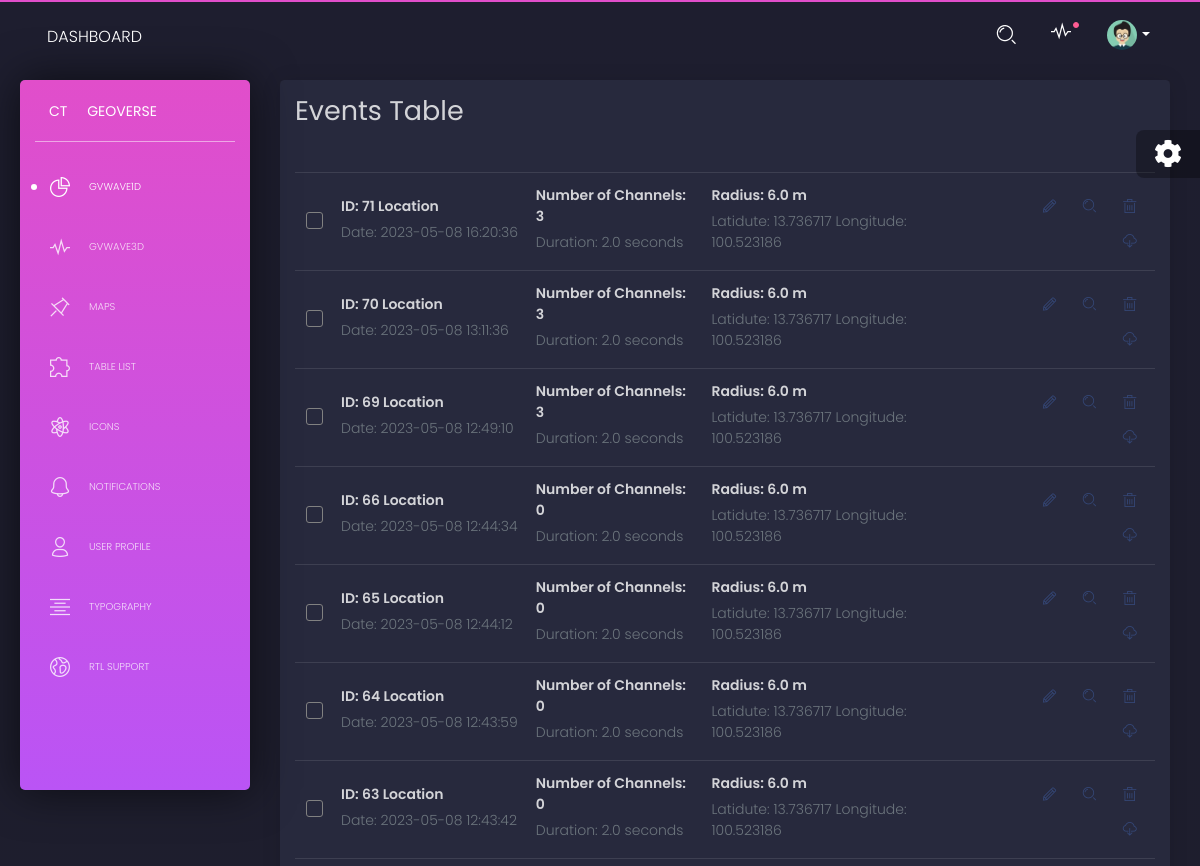
Page /tables.html (upper part) on the earlier database version.
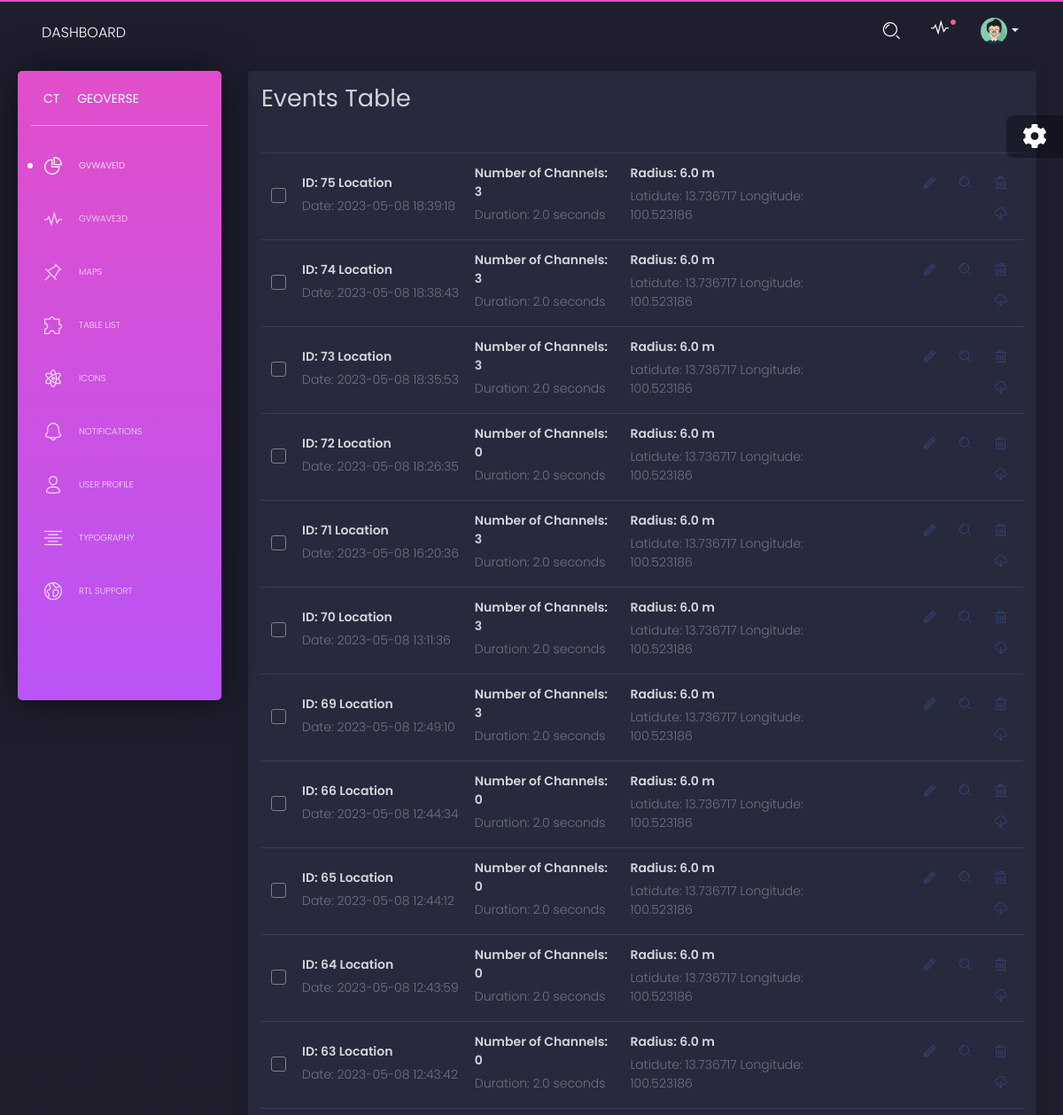
Same page on the later database version.
### tables this page shows
CREATE TABLE adc_data (
                   id INTEGER PRIMARY KEY AUTOINCREMENT,
                   timestamp TEXT,
                   num_channels INTEGER,
                   duration REAL,
                   radius REAL,
                   latitude REAL,
                   longitude REAL,
                   location TEXT);

### main.py (the view)
@app.route('/tables.html')
def adc_data():
    conn = sqlite3.connect(DATABASE)
    cur = conn.cursor()
    cur.execute("SELECT * FROM adc_data ORDER BY timestamp DESC")
    data = cur.fetchall()
    conn.close()
    return render_template('tables.html', data=data)

### templates/tables.html (shortened to what this page needs)
{% extends 'base.html' %}
{% block content %}
      <div class="content">
        <div class="row">
            <div class="col-md-12">
                <div class="card ">
                    <div class="card-header">
                        <h2>Events Table</h2>
                    </div>
                    <div class="card-body ">
                        <div class="table-full-width table-responsive">
                            <table class="table">
                                <tbody>
                                    {% for row in data %}
                                    <tr>
                                        <td>
                                            <div class="form-check">
                                            </div>
                                        </td>
                                        <td>
                                            <p class="title">ID: {{ row[0] }}  {{ row[7] }}</p>
                                            <p class="text-muted">Date: {{ row[1] }}</p>
                                        </td>
                                        <td>
                                            <p class="title">Number of Channels: {{ row[2] }}</p>
                                            <p class="text-muted">Duration: {{ row[3] }} seconds</p>
                                        </td>
                                        <td>
                                            <p class="title">Radius: {{ row[4] }} m</p>
                                            <p class="text-muted">Latidute: {{ row[5] }} Longitude: {{ row[6] }}</p>
                                        </td>
                                        <td class="td-actions text-right">
                                            <button type="button" rel="tooltip" title="" class="btn btn-link edit-icon" data-id="{{ row[0] }}" data-original-title="Edit Task">
                                              <i class="tim-icons icon-pencil"></i>
                                          </button>
                                          <button type="button" rel="tooltip" title="" class="btn btn-link zoom-split" data-id="{{ row[0] }}" data-original-title="View Details">
                                              <i class="tim-icons icon-zoom-split"></i>
                                          </button>
                                          <button type="button" rel="tooltip" title="" class="btn btn-link delete-event" data-original-title="Delete" data-id="{{ row[0] }}">
                                            <i class="tim-icons icon-trash-simple"></i>
                                        </button>
                                        <button type="button" rel="tooltip" title="" class="btn btn-link download-event" data-original-title="Download" data-id="{{ row[0] }}" onclick="downloadWaveformData({{ row[0] }});">
                                            <i class="tim-icons icon-cloud-download-93"></i>
                                        </button>
                                      </td>
                                    </tr>
                                    {% endfor %}
                                </tbody>
                            </table>
                        </div>
                    </div>
                </div>
            </div>
        </div>
    </div>
    {% endblock %}

### templates/base.html (shortened to what this page needs)
<!DOCTYPE html>
<html lang="en">
<head>
  <link href="https://use.fontawesome.com/releases/v5.0.6/css/all.css" rel="stylesheet">
  <link href="../static/css/nucleo-icons.css" rel="stylesheet" />
  <link href="../static/css/black-dashboard.css?v=1.0.0" rel="stylesheet" />
  <link href="../static/demo/demo.css" rel="stylesheet" />
</head>
<body class="">
  <div class="wrapper">
    <div class="sidebar">
      <div class="sidebar-wrapper">
        <div class="logo">
          <a href="javascript:void(0)" class="simple-text logo-mini">
            CT
          </a>
          <a href="javascript:void(0)" class="simple-text logo-normal">
            Geoverse
          </a>
        </div>
        <ul class="nav">
          <li class="active ">
            <a href="./dashboard.html">
              <i class="tim-icons icon-chart-pie-36"></i>
              <p>gVwave1D</p>
            </a>
          </li>
          <li>
            <a href="./dashboard3D.html">
              <i class="tim-icons icon-sound-wave"></i>
              <p>gVwave3D</p>
            </a>
          </li>
          <li>
            <a href="./map.html">
              <i class="tim-icons icon-pin"></i>
              <p>Maps</p>
            </a>
            <li>
              <a href="./tables.html">
                <i class="tim-icons icon-puzzle-10"></i>
                <p>Table List</p>
              </a>
            </li>
          </li>
          <li>
            <a href="./icons.html">
              <i class="tim-icons icon-atom"></i>
              <p>Icons</p>
            </a>
          </li>
          <li>
            <a href="./notifications.html">
              <i class="tim-icons icon-bell-55"></i>
              <p>Notifications</p>
            </a>
          </li>
          <li>
            <a href="./user.html">
              <i class="tim-icons icon-single-02"></i>
              <p>User Profile</p>
            </a>
          </li>
          <li>
            <a href="./typography.html">
              <i class="tim-icons icon-align-center"></i>
              <p>Typography</p>
            </a>
          </li>
          <li>
            <a href="./rtl.html">
              <i class="tim-icons icon-world"></i>
              <p>RTL Support</p>
            </a>
          </li>
        </ul>
      </div>
    </div>
    <div class="main-panel">
      <nav class="navbar navbar-expand-lg navbar-absolute navbar-transparent">
        <div class="container-fluid">
          <div class="navbar-wrapper">
            <a class="navbar-brand" href="javascript:void(0)">Dashboard</a>
          </div>
          <div class="collapse navbar-collapse" id="navigation">
            <ul class="navbar-nav ml-auto">
              <li class="search-bar input-group">
                <button class="btn btn-link" id="search-button" data-toggle="modal" data-target="#searchModal"><i class="tim-icons icon-zoom-split" ></i>
                </button>
              </li>
              <li class="dropdown nav-item">
                <a href="javascript:void(0)" class="dropdown-toggle nav-link" data-toggle="dropdown">
                  <div class="notification d-none d-lg-block d-xl-block"></div>
                  <i class="tim-icons icon-sound-wave"></i>
                </a>
              </li>
              <li class="dropdown nav-item">
                <a href="#" class="dropdown-toggle nav-link" data-toggle="dropdown">
                  <div class="photo">
                    <img src="../static/img/anime3.png" alt="Profile Photo">
                  </div>
                  <b class="caret d-none d-lg-block d-xl-block"></b>
                </a>
              </li>
            </ul>
          </div>
        </div>
      </nav>
{% block content %}{% endblock %}
</div>
</div>
<div class="fixed-plugin">
<div class="dropdown show-dropdown">
  <a href="#" data-toggle="dropdown">
    <i class="fa fa-cog fa-2x"> </i>
  </a>
</div>
</div>
</body>
</html>

Differences in the rows shown:
added adc_data: id "75", location "Location", timestamp "2023-05-08 18:39:18", num_channels "3", duration "2.0", radius "6.0", latitude "13.736717", longitude "100.523186"
added adc_data: id "74", location "Location", timestamp "2023-05-08 18:38:43", num_channels "3", duration "2.0", radius "6.0", latitude "13.736717", longitude "100.523186"
added adc_data: id "73", location "Location", timestamp "2023-05-08 18:35:53", num_channels "3", duration "2.0", radius "6.0", latitude "13.736717", longitude "100.523186"
added adc_data: id "72", location "Location", timestamp "2023-05-08 18:26:35", num_channels "0", duration "2.0", radius "6.0", latitude "13.736717", longitude "100.523186"
